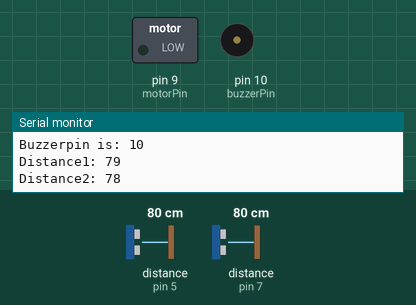
Simulated run of this sketch. Board: Arduino Uno, built with avr-gcc and run on an emulated ATmega328P. Parts: switched loads named in the sketch (green lamp = pin HIGH), buzzer (waves = sounding, pin HIGH), the last lines printed to the serial monitor. Wiring (inferred from the names in the program): 2 × ultrasonic range finder: trigger pin 4, echo pin 5 / trigger pin 6, echo pin 7. The inputs (shaded band) are chosen by the test bench; at power-on: distance to the obstacle (sensors on pin 5, pin 7) 80 cm. The echo pulse lasts 58.3 µs per cm; pins used as bus, display or sensor lines are not drawn.

Above: at 1.2 s.
1.3 s: distance to the obstacle (sensor on pin 5) set to 34 cm
4.3 s: distance to the obstacle (sensor on pin 5) set to 27 cm
At 6.1 s:
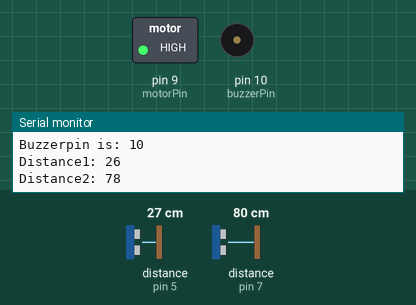
Timing chart, 0 to 11.3 s (numbered marks = the images above; inputs shaded):
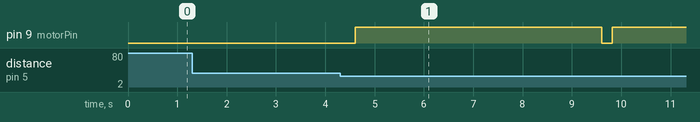

The sketch:

usonic_group_6.ino
```cpp
/*
* Ultrasonic Sensor HC-SR04 and Arduino Tutorial
*
* Crated by Dejan Nedelkovski,
* www.HowToMechatronics.com
*
*/

// defines pins numbers
const int trigPin1 = 4;
const int echoPin1 = 5;
const int trigPin2 = 6;
const int echoPin2 = 7;
int motorPin = 9;
int buzzerPin = 10;

// defines variables
long duration1;
int distance1;
long duration2;
int distance2;

void setup() {
  pinMode(trigPin1, OUTPUT); // Sets the trigPin as an Output
  pinMode(echoPin1, INPUT); // Sets the echoPin as an Input
  pinMode(trigPin2, OUTPUT); // Sets the trigPin as an Output
  pinMode(echoPin2, INPUT); // Sets the echoPin as an Input
  Serial.begin(9600); // Starts the serial communication
}

void loop() {
  // Clears the trigPin
  digitalWrite(trigPin1, LOW);
  delayMicroseconds(2);

  // Sets the trigPin on HIGH state for 10 micro seconds
  digitalWrite(trigPin1, HIGH);
  delayMicroseconds(10);
  digitalWrite(trigPin1, LOW);

  // Reads the echoPin, returns the sound wave travel time in microseconds
  duration1 = pulseIn(echoPin1, HIGH);

  // Calculating the distance
  distance1 = duration1 * 0.034 / 2;

  // Prints the distance on the Serial Monitor
  Serial.print("Distance1: ");
  Serial.println(distance1);

  delay(100);

  // Clears the trigPin
  digitalWrite(trigPin2, LOW);
  delayMicroseconds(2);

  // Sets the trigPin on HIGH state for 10 micro seconds
  digitalWrite(trigPin2, HIGH);
  delayMicroseconds(10);
  digitalWrite(trigPin2, LOW);

  // Reads the echoPin, returns the sound wave travel time in microseconds
  duration2 = pulseIn(echoPin2, HIGH);

  // Calculating the distance
  distance2 = duration2 * 0.034 / 2;

  // Prints the distance on the Serial Monitor
  Serial.print("Distance2: ");
  Serial.println(distance2);

  delay(100);

  if (distance1 < 30 && distance2 < 30)
  {
    analogWrite(motorPin, 255);
    delay(5000);
    analogWrite(motorPin, 0);
  }
  else if(distance1 < 30 && distance2 > 30)
  {
    analogWrite(motorPin, 255);
    delay(5000);
    analogWrite(motorPin, 0);
  }
  else if(distance1 > 30 && distance2 < 30)
  {
    analogWrite(buzzerPin, 255);
    delay(5000);
    analogWrite(buzzerPin, 0);
  }
  else
  {
    analogWrite(motorPin, 0);
    analogWrite(buzzerPin, 0);
  }

  Serial.print("Motorpin is: ");
  Serial.println(motorPin);
  Serial.print("Buzzerpin is: ");
  Serial.println(buzzerPin);
}
```

Measured:
- the behaviour switches between 31 and 30 cm on distance to the obstacle (sensor on pin 5) (found by bisection; images 0 and 1)
- after the input at 4.3 s, pin 9 (motorPin): LOW → HIGH after 0.31 s, → LOW 5.0 s later, → HIGH 0.21 s later
